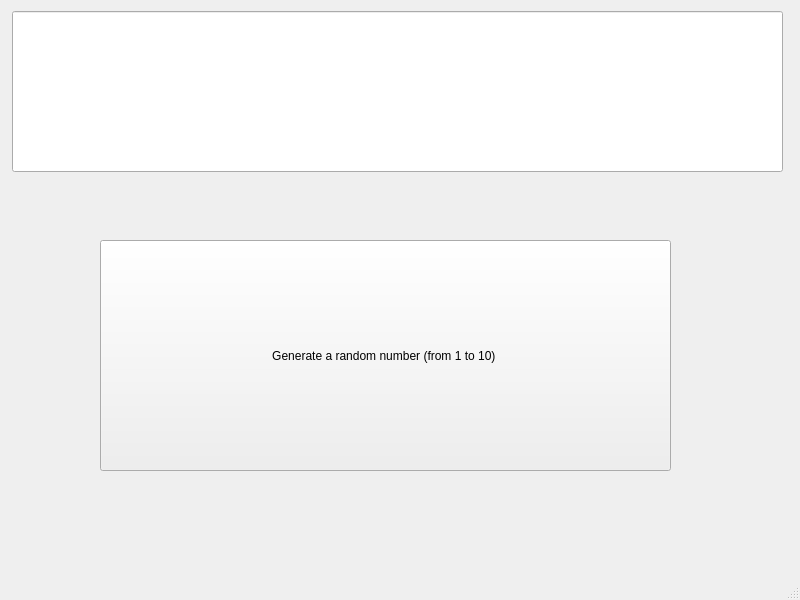
<?xml version="1.0" encoding="UTF-8"?>
<ui version="4.0">
 <class>RNG</class>
 <widget class="QMainWindow" name="RNG">
  <property name="geometry">
   <rect>
    <x>0</x>
    <y>0</y>
    <width>800</width>
    <height>600</height>
   </rect>
  </property>
  <property name="windowTitle">
   <string>RNG</string>
  </property>
  <widget class="QWidget" name="centralwidget">
   <widget class="QLineEdit" name="Screen">
    <property name="geometry">
     <rect>
      <x>12</x>
      <y>11</y>
      <width>771</width>
      <height>161</height>
     </rect>
    </property>
   </widget>
   <widget class="QPushButton" name="Button">
    <property name="geometry">
     <rect>
      <x>100</x>
      <y>240</y>
      <width>571</width>
      <height>231</height>
     </rect>
    </property>
    <property name="text">
     <string>Generate a random number (from 1 to 10) </string>
    </property>
   </widget>
  </widget>
  <widget class="QMenuBar" name="menubar">
   <property name="geometry">
    <rect>
     <x>0</x>
     <y>0</y>
     <width>800</width>
     <height>26</height>
    </rect>
   </property>
  </widget>
  <widget class="QStatusBar" name="statusbar"/>
 </widget>
 <resources/>
 <connections/>
</ui>
